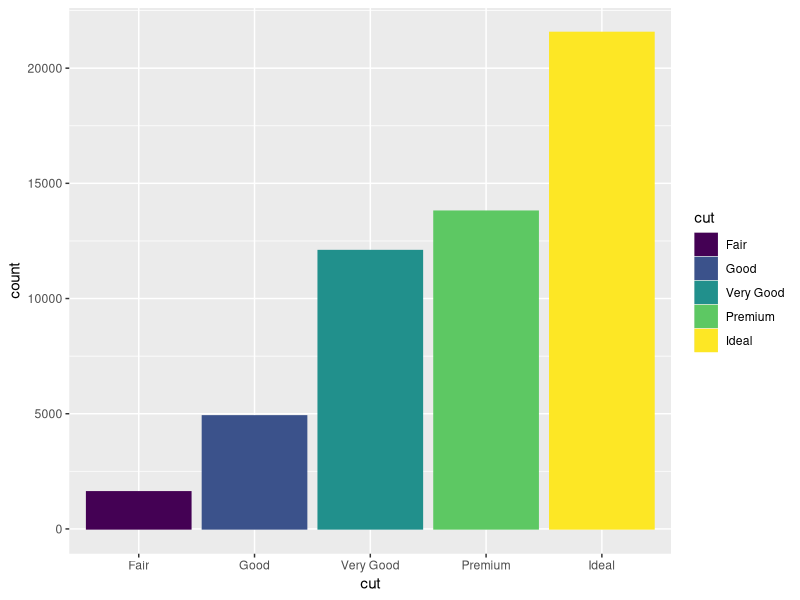
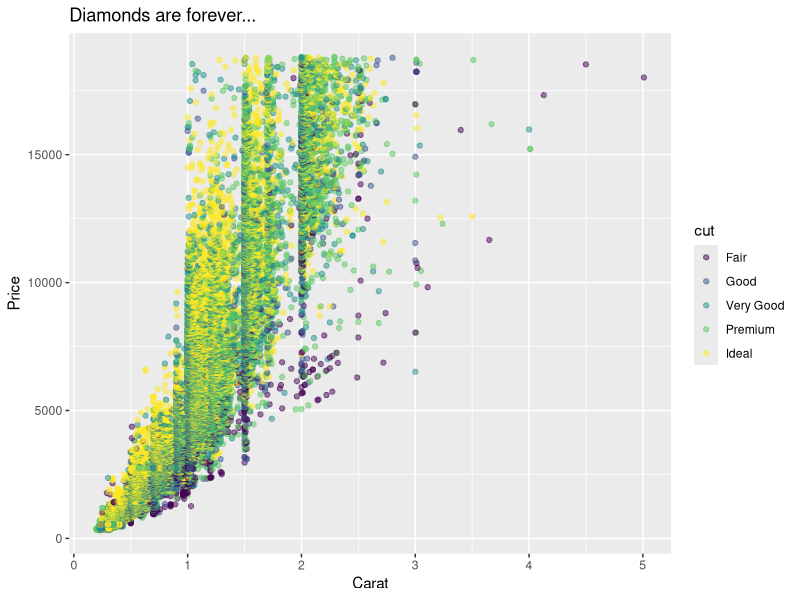
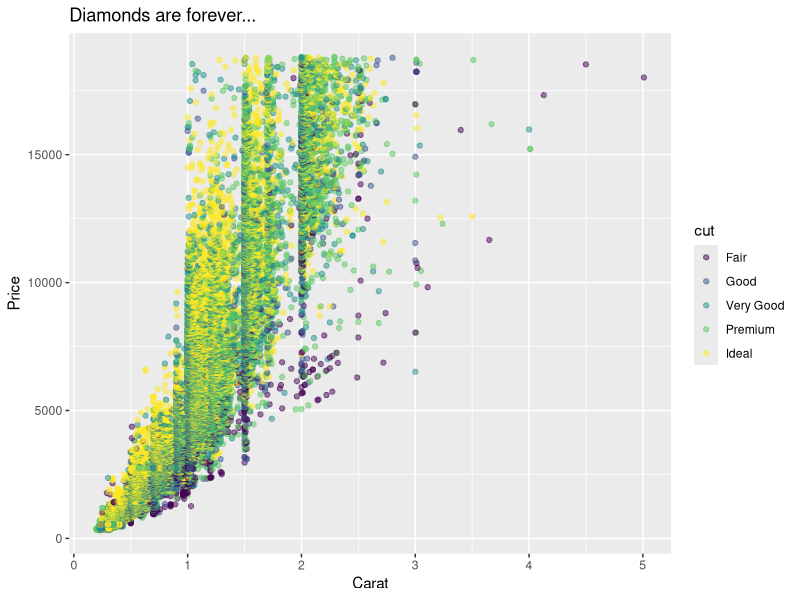
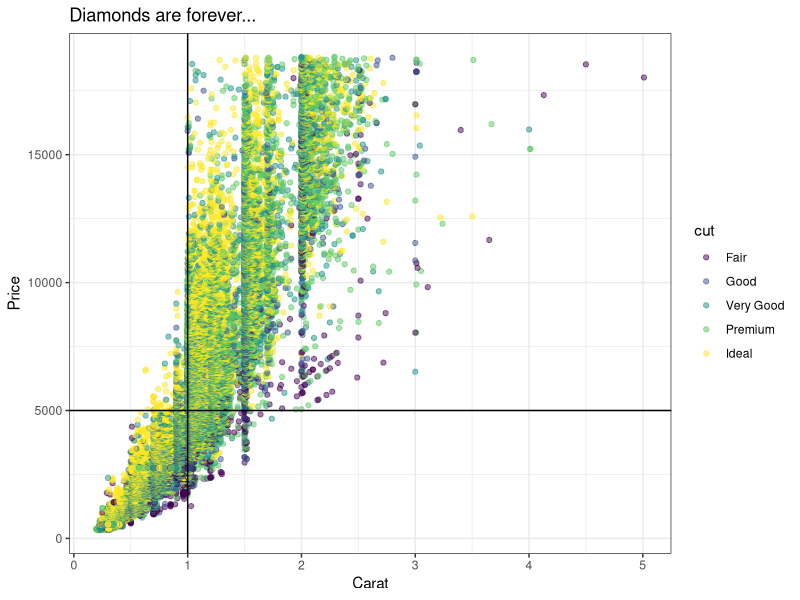
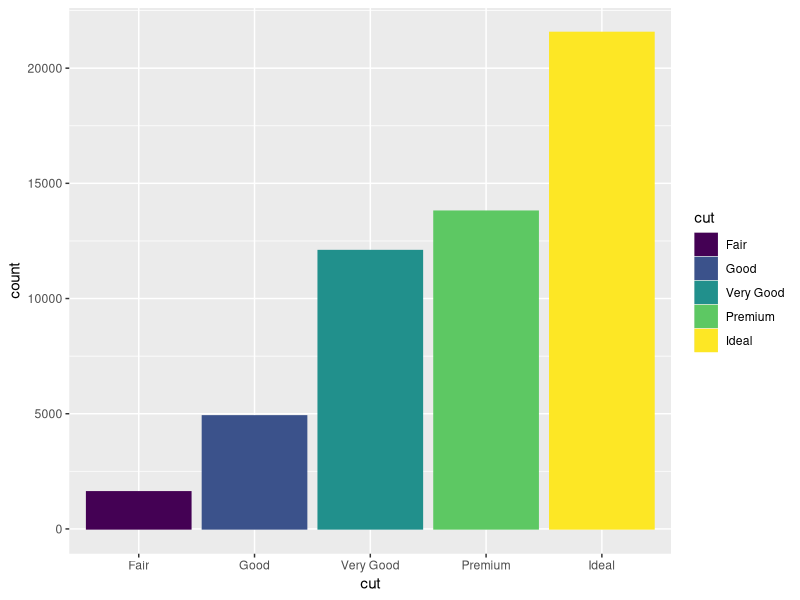
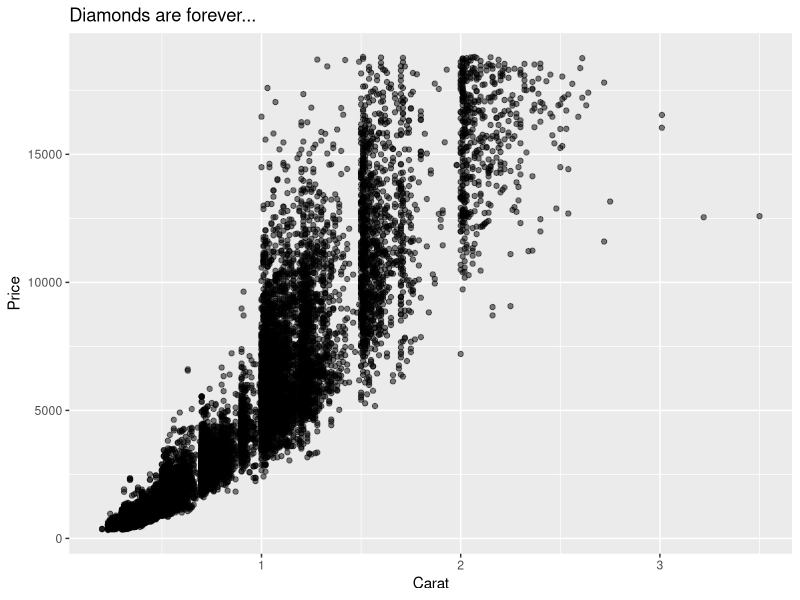
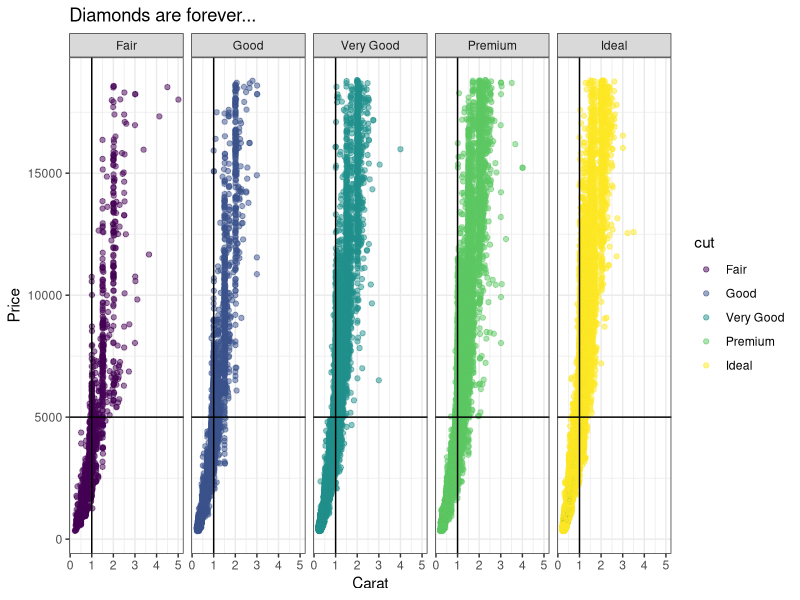

Recreate these plots in R, in order. (Note: this script raises an error after producing the figures.)
library(ggplot2)

ggplot(diamonds) + geom_bar(aes(x = cut, colour = cut, fill = cut))

library(dplyr)

my_sc <- ggplot(diamonds) +
    geom_point(aes(x = carat, y = price, colour = cut), alpha = 0.5) +
    labs(title = 'Diamonds are forever...', x = 'Carat', y = 'Price')

my_sc

my_sc <- ggplot(diamonds) +
   geom_point(aes(x = carat, y = price, colour = cut), alpha = 0.5) +
   labs(title = 'Diamonds are forever...', x = 'Carat', y = 'Price')
my_sc

my_sc <- my_sc +
    geom_hline(aes(yintercept = 5000)) +
    geom_vline(aes(xintercept = 1)) +
    theme_bw()
my_sc

ggplot(diamonds) + geom_bar(aes(x = cut, colour = cut, fill = cut))

ggplot(diamonds %>% filter(cut == "Ideal")) +
   geom_point(aes(x = carat, y = price), alpha = 0.5) +
   labs(title = 'Diamonds are forever...', x = 'Carat', y = 'Price')

my_sc + facet_grid(~ cut)

my_hist + facet_grid(color ~ cut)

my_sc + facet_grid(~ cut) + theme_minimal()

my_sc + facet_grid(~ cut) + theme_minimal()

my_sc + facet_grid(~ cut) + theme_dark()

# install.packages("ggthemes")

library(ggthemes)
my_sc + theme_wsj()
